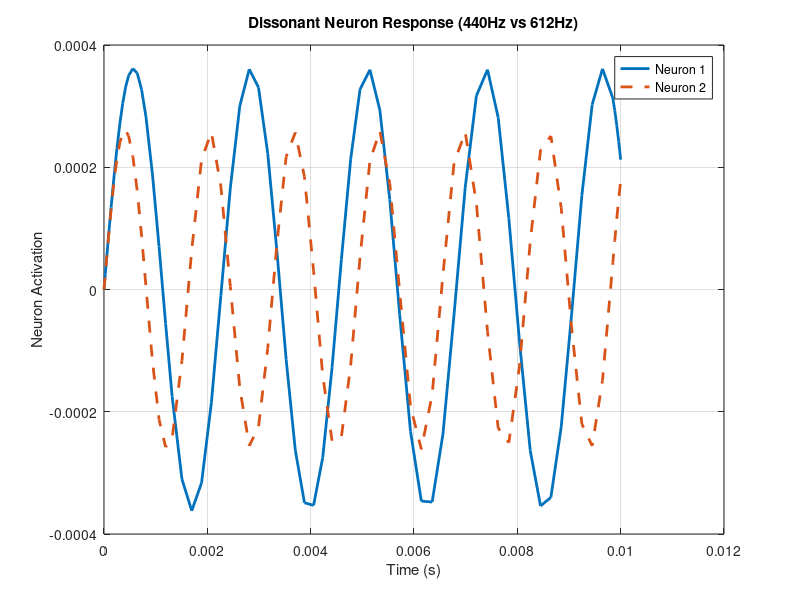

Source code (MATLAB):
% Dissonant Music - Coupled Neurons using ode45

% Parameters
tau1 = 2; tau2 = 2.5; 
A1 = 1; A2 = 1; 
epsilon = 0.1;
w1 = 2*pi*440;  % Frequency of A4 (440 Hz)
w2 = 2*pi*612;  % Dissonant frequency (not a simple ratio with 440 Hz)

% Time span
tspan = [0 0.01];  % Short time interval due to high frequency

% Initial conditions
init = [0 0];  % x1(0) = 0, x2(0) = 0

% Define system of ODEs
odefun = @(t, x) [
    -x(1)/tau1 + A1*cos(w1*t) + epsilon*(x(2) - x(1));
    -x(2)/tau2 + A2*cos(w2*t) + epsilon*(x(1) - x(2))
];

% Solve numerically using ode45
[t, x] = ode45(odefun, tspan, init);

% Plot results
plot(t, x(:,1), 'LineWidth', 2)
hold on
plot(t, x(:,2), '--', 'LineWidth', 2)
xlabel('Time (s)')
ylabel('Neuron Activation')
title('Dissonant Neuron Response (440Hz vs 612Hz)')
legend('Neuron 1', 'Neuron 2')
grid on
hold off
